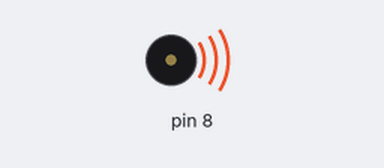
Bench run of a sketch on a simulated Arduino Uno, built with avr-gcc and run on an emulated ATmega328P. Parts: buzzer (waves = sounding). What the sketch prints to the serial monitor is not drawn.

Above: at 0.1 s.
Timing chart, 0 to 121.5 s (numbered marks = the images above):
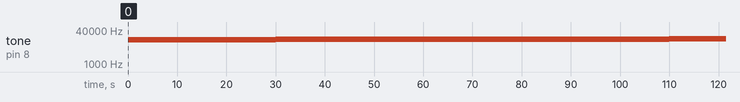

Measured:
- by itself, tone on pin 8: plays 13973 Hz for 10.0 s, 14080 Hz for 10.0 s, 14186 Hz for 10.0 s, 14293 Hz for 10.0 s, 14400 Hz for 10.0 s, 14506 Hz for 10.0 s … (13 notes in this stretch)

The sketch:

frequencyChk.ino
```cpp
//frequency check as part of 160304-01

#define MICROSTEP 32

float spd = 14.0;

void setup() {
  //setup serial output
  Serial.begin(9600);
}

void loop() {

 for(spd = 13;spd=spd+.1;spd<15)
 {
    tone(8, abs(spd) * 10 * 200 * MICROSTEP / 60);
    Serial.print(spd);
    Serial.print("  ");
    Serial.println(abs(spd) * 10 * 200 * MICROSTEP / 60);
delay(10000);
 }
}
```
